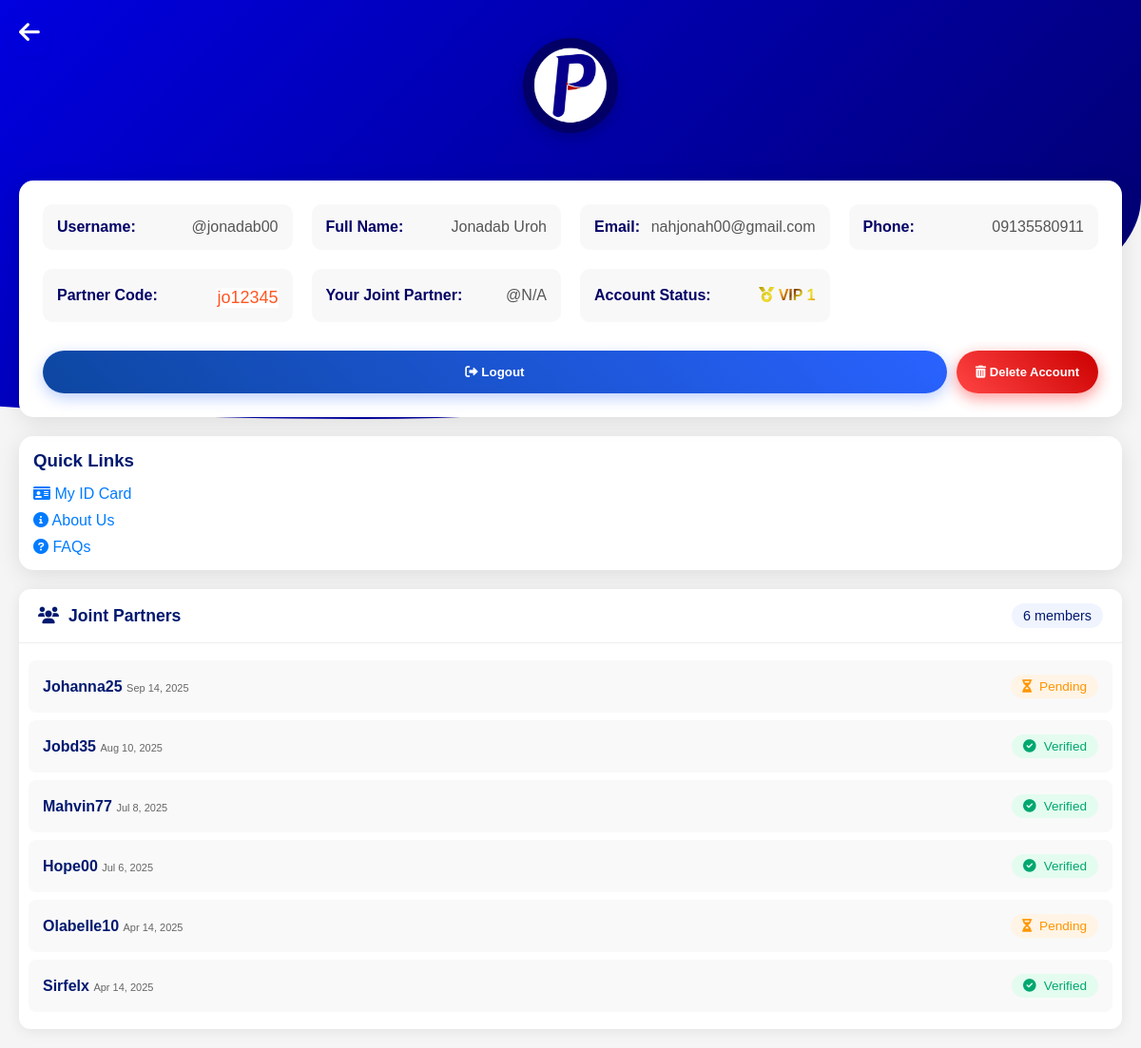
The page /pages/profile.php (signed in) on the database its author committed.
### tables this page shows
CREATE TABLE users (
            id INTEGER PRIMARY KEY AUTOINCREMENT,
            fullname TEXT NOT NULL,
            email TEXT NOT NULL UNIQUE,
            username TEXT NOT NULL UNIQUE,
            phone TEXT NOT NULL,
            referral TEXT NOT NULL,
            stage INTEGER DEFAULT 1,
            partner_code TEXT UNIQUE,
            password TEXT NOT NULL,
            reset_token TEXT,
            reset_expires DATETIME,
            created_at DATETIME DEFAULT CURRENT_TIMESTAMP,
            status INTEGER DEFAULT 1 NOT NULL,
            wallet_balance DECIMAL(10, 2) DEFAULT 0.00,
            is_admin INTEGER DEFAULT 0
        , last_login_email_sent DATE, otp_code TEXT, otp_expires_at DATETIME, is_broker INTEGER DEFAULT 0, is_verified INTEGER NOT NULL DEFAULT 0, total_return DECIMAL(10, 2) DEFAULT 0.00, performance_chart_data TEXT, performance_value DECIMAL(10, 2), performance_change DECIMAL(10, 2), last_performance_update DATE);

### pages/profile.php (the view, shortened to what this page needs)
<?php
require_once __DIR__ . '/../src/functions.php';
$user = $_SESSION['user'];
function getReferrerUsername($referralCode) {
    global $pdo;
    try {
        $stmt = $pdo->prepare("SELECT username FROM users WHERE partner_code = ?");
        $stmt->execute([$referralCode]);
        return $stmt->fetchColumn() ?: 'N/A';
    } catch (PDOException $e) {
        error_log("Database error: " . $e->getMessage());
        return 'N/A';
    }
}
$referrerUsername = getReferrerUsername($user['referral']);
function getReferredUsers($partnerCode) {
    global $pdo;
    try {
        $stmt = $pdo->prepare("
            SELECT username, created_at, status
            FROM users
            WHERE referral = :code
            ORDER BY created_at DESC
        ");
        $stmt->execute([':code' => $partnerCode]);
        return $stmt->fetchAll(PDO::FETCH_ASSOC);
    } catch (PDOException $e) {
        error_log("Database error: " . $e->getMessage());
        return [];
    }
}
$referredUsers = getReferredUsers($user['partner_code']);
?>
<!DOCTYPE html>
<html lang="en">
<head>
  <link rel="stylesheet" href="https://cdnjs.cloudflare.com/ajax/libs/font-awesome/6.0.0/css/all.min.css">
</head>
<body>
  <div class="cont">
    <div class="header-container">
      <div class="profile-header">
        <div class="profile-avatar">
          <img src="assets/images/logo.png" class="logo-img" >
        </div>
      </div>
    </div>
    <div class="profile-card">
      <div class="profile-details">
        <div class="detail-item">
          <span class="detail-label">Username:</span>
          <span class="detail-value">@<?= htmlspecialchars($user['username']) ?></span>
        </div>
        <div class="detail-item">
          <span class="detail-label">Full Name:</span>
          <span class="detail-value"><?= htmlspecialchars($user['fullname']) ?></span>
        </div>
        <div class="detail-item">
          <span class="detail-label">Email:</span>
          <span class="detail-value"><?= htmlspecialchars($user['email']) ?></span>
        </div>
        <div class="detail-item">
          <span class="detail-label">Phone:</span>
          <span class="detail-value"><?= htmlspecialchars($user['phone']) ?></span>
        </div>
        <div class="detail-item">
          <span class="detail-label">Partner Code:</span>
            <?php if($user['status'] == 2): ?>
          <span class="detail-value code-value"><?= htmlspecialchars($user['partner_code']) ?></span>
    <?php else: ?>
              <span class="detail-value code-value">Not verified</span>
    <?php endif; ?>
        </div>
        <div class="detail-item">
          <span class="detail-label">Your Joint Partner:</span>
          <span class="detail-value">@<?= htmlspecialchars($referrerUsername) ?></span>
        </div>
        <div class="detail-item">
          <span class="detail-label">Account Status:</span>
          <span class="gradient-gold" style="font-weight:bolder;">
            <i class="fa fa-medal"></i> VIP <?= (int)$user['stage'] ?>
          </span>
        </div>
      </div>
      <div class="button-group">
        <form action="/logout" method="POST" class="verify-sub">
          <button type="submit" class="verify-b" >
            <i class="fas fa-sign-out-alt"></i> Logout
          </button>
         </form>
         <form action="/delete_account" method="POST" id="del"  class="delete-sub">
        <button class="delete-b" type="button" onclick="confirmDelete()" >
          <i class="fas fa-trash-alt"></i> Delete Account
        </button>
        </form>
      </div>
    </div>
    <div class="profile-navigation" style="margin: 20px; padding: 15px; background: white; border-radius: 15px; box-shadow: 0 5px 25px rgba(0,0,0,0.1);">
        <h3 style="margin-bottom: 15px; color: #001970;">Quick Links</h3>
        <ul style="list-style: none; padding: 0;">
            <li style="margin-bottom: 10px;"><a href="/idcard" style="text-decoration: none; color: #007bff; font-weight: 500;"><i class="fas fa-id-card"></i> My ID Card</a></li>
            <li style="margin-bottom: 10px;"><a href="/about" style="text-decoration: none; color: #007bff; font-weight: 500;"><i class="fas fa-info-circle"></i> About Us</a></li>
            <li><a href="/faqs" style="text-decoration: none; color: #007bff; font-weight: 500;"><i class="fas fa-question-circle"></i> FAQs</a></li>
        </ul>
    </div>
    <section class="referred-partners">
    <div class="section-header">
    <h3><i class="fas fa-users"></i> Joint Partners</h3>
    <span class="count-badge"><?= count($referredUsers) ?> members</span>
    </div>
    <?php if (!empty($referredUsers)): ?>
    <div class="partner-list">
    <?php foreach ($referredUsers as $member): ?>
    <div class="partner-item">
    <div class="partner-info">
    <span class="partner-username"><?= htmlspecialchars($member['username']) ?></span>
    <span class="partner-date"><?= date('M j, Y', strtotime($member['created_at'])) ?></span>
    </div>
    <div class="partner-status <?= $member['status'] == 2 ? 'verified' : 'pending' ?>">
    <i class="fas <?= $member['status'] == 2 ? 'fa-check-circle' : 'fa-hourglass-half' ?>"></i>
    <?= $member['status'] == 2 ? 'Verified' : 'Pending' ?>
    </div>
    </div>
    <?php endforeach; ?>
    </div>
    <?php endif; ?>
    </section>
    <div class="back" ><a href="dashboard" ><i class="fas fa-arrow-left" ></i></a></div>
  </div>
</body>
</html>

### rows shown on the page
users: username "Johanna25", created_at "Sep 14, 2025", status 1 (drawn)
users: username "Jobd35", created_at "Aug 10, 2025", status 2 (drawn)
users: username "Mahvin77", created_at "Jul 8, 2025", status 2 (drawn)
users: username "Hope00", created_at "Jul 6, 2025", status 2 (drawn)
users: username "Olabelle10", created_at "Apr 14, 2025", status 1 (drawn)
users: username "Sirfelx", created_at "Apr 14, 2025", status 2 (drawn)

### other values the page prints
$user['username'] "jonadab00"
$user['fullname'] "Jonadab Uroh"
$user['email'] "nahjonah00@gmail.com"
$user['phone'] "09135580911"
$user['partner_code'] "jo12345"
$referrerUsername "N/A"
count($referredUsers) "6"
